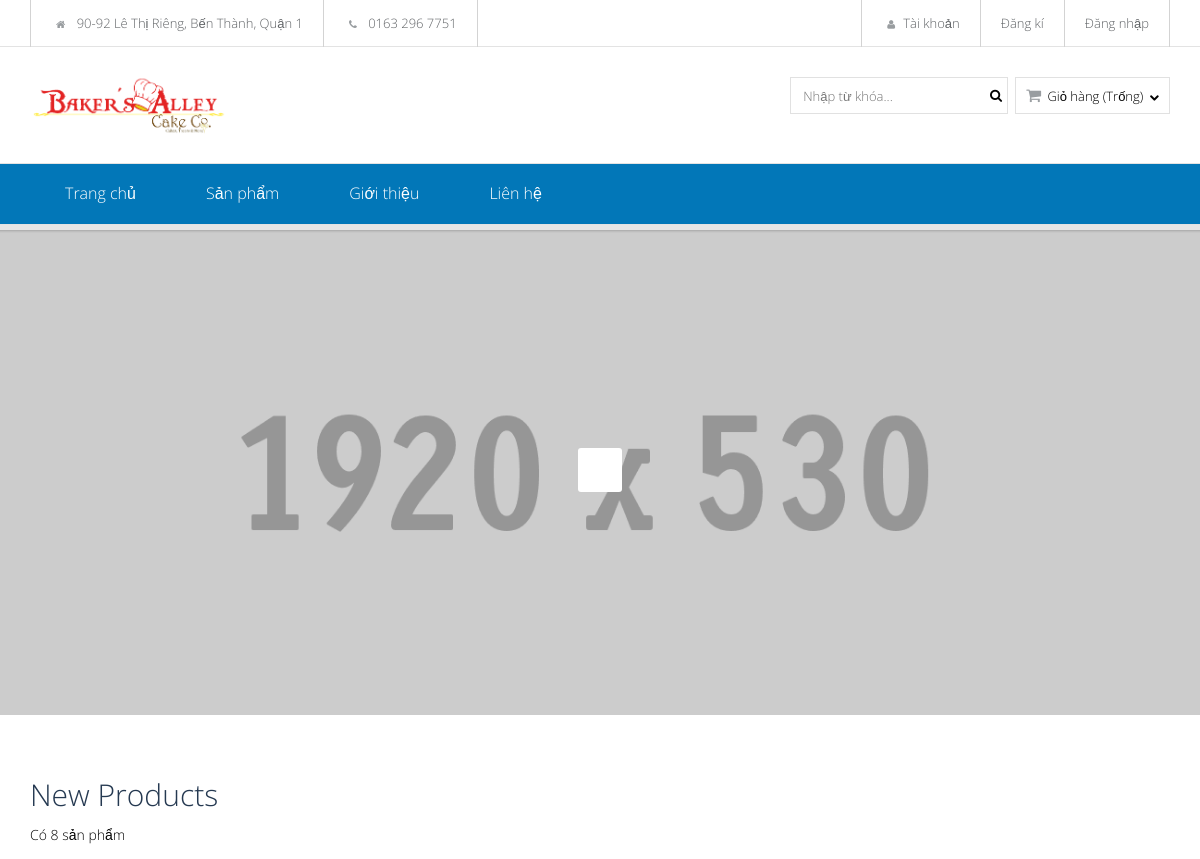
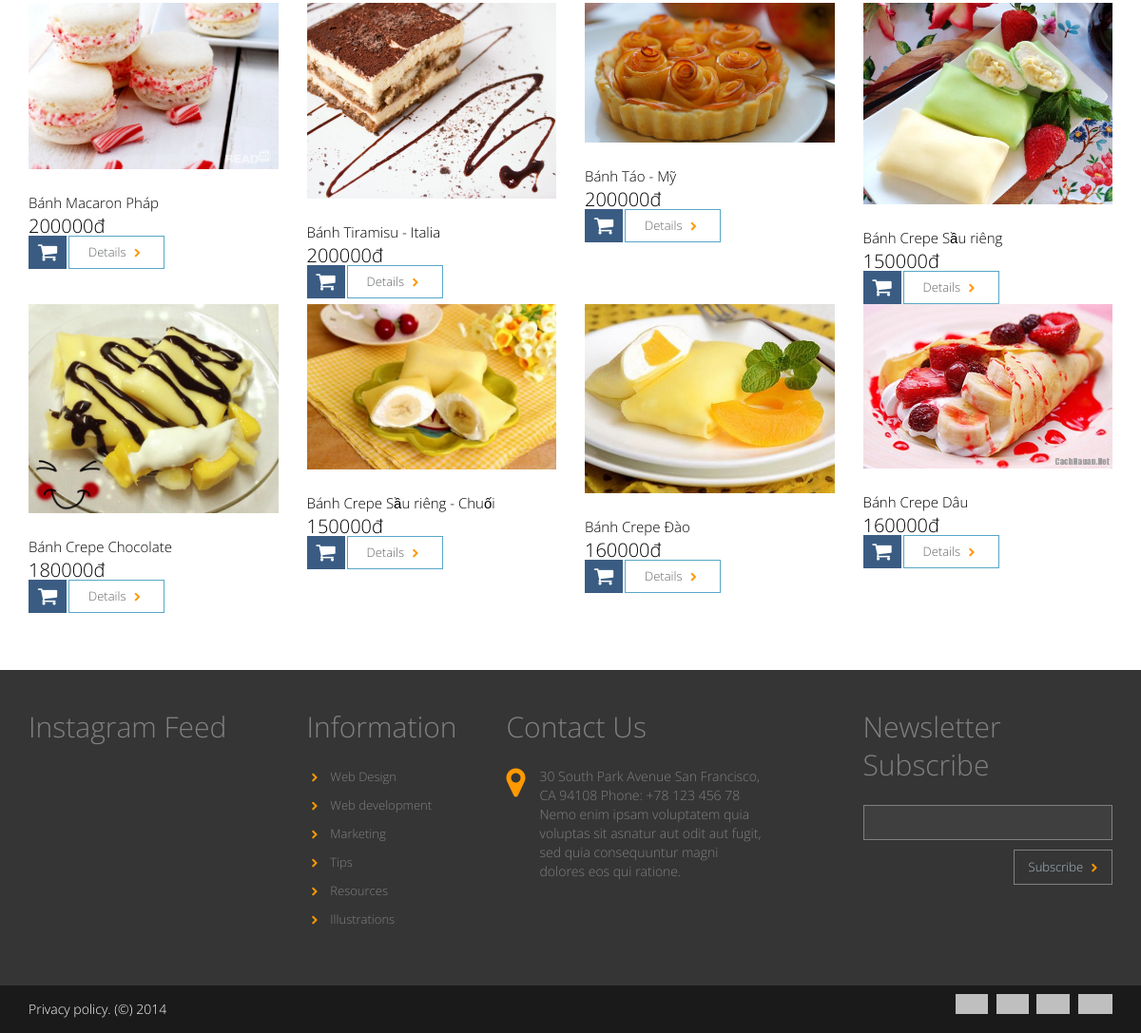
The page / on the database its author committed (2 pictures, top to bottom).
### tables this page shows
CREATE TABLE `products` (
  `id` int(10) UNSIGNED NOT NULL,
  `name` varchar(100) DEFAULT NULL,
  `id_type` int(10) UNSIGNED DEFAULT NULL,
  `description` text,
  `unit_price` float DEFAULT NULL,
  `promotion_price` float DEFAULT NULL,
  `image` varchar(255) DEFAULT NULL,
  `unit` varchar(255) DEFAULT NULL,
  `new` tinyint(4) DEFAULT '0',
  `created_at` timestamp NULL DEFAULT NULL,
  `updated_at` timestamp NULL DEFAULT NULL
);

### index.php (the view, shortened to what this page needs)
<!DOCTYPE html>
<html lang="en">
<head>
	<link rel="stylesheet" href="http://netdna.bootstrapcdn.com/bootstrap/3.1.0/css/bootstrap.min.css" />
	<link rel="stylesheet" href="assets/dest/css/font-awesome.min.css" />
	<link rel="stylesheet" href="assets/dest/vendors/colorbox/example3/colorbox.css" />
	<link rel="stylesheet" href="assets/dest/rs-plugin/css/settings.css" />
	<link rel="stylesheet" href="assets/dest/rs-plugin/css/responsive.css" />
	<link rel="stylesheet" title="style" href="assets/dest/css/style.css" />
	<link rel="stylesheet" href="assets/dest/css/animate.css" />
	<link rel="stylesheet" title="style" href="assets/dest/css/huong-style.css" />
	<link rel="stylesheet" title="style" href="assets/bootstrap/fonts/.css" />
</head>
<body>
	<div id="header">
		<?php
		include 'subpage/header.php';
		?>
	</div>
	<div class="rev-slider">
		<div class="fullwidthbanner-container">
			<div class="fullwidthbanner">
				<div class="bannercontainer">
					<div class="banner">
						<ul>
							<li data-transition="boxfade" data-slotamount="20"
								class="active-revslide current-sr-slide-visible"
								style="width: 100%; height: 100%; overflow: hidden; visibility: inherit; opacity: 1; z-index: 20;">
								<div class="slotholder" style="width:100%;height:100%;" data-duration="undefined"
									data-zoomstart="undefined" data-zoomend="undefined" data-rotationstart="undefined"
									data-rotationend="undefined" data-ease="undefined" data-bgpositionend="undefined"
									data-bgposition="undefined" data-kenburns="undefined" data-easeme="undefined"
									data-bgfit="undefined" data-bgfitend="undefined" data-owidth="undefined"
									data-oheight="undefined">
								</div>
							</li>
						</ul>
					</div>
				</div>
				<div class="tp-bannertimer"></div>
			</div>
		</div>
	</div>
		<?php
			$conn = connect();
			mysqli_set_charset($conn, 'utf8');
			$sql = "SELECT * FROM products ORDER BY created_at desc LIMIT 8";
			$result = mysqli_query($conn, $sql);
			$num_row = mysqli_num_rows($result)
		?>
	<div class="container">
		<div id="content" class="space-top-none">
			<div class="main-content">
				<div class="space60">&nbsp;</div>
				<div class="row">
					<div class="col-sm-12">
						<div class="beta-products-list">
							<h4>New Products</h4>
							<div class="beta-products-details">
								<p class="pull-left">Có <?php echo "$num_row" ?> sản phẩm</p>
								<div class="clearfix"></div>
							</div>
							<div class="row">
							<?php
							while ($row = mysqli_fetch_assoc($result)) {
							?>
								<div class="col-sm-3">
									<div class="single-item">
										<div class="single-item-header">
											<a href="product.html"><img src="image/product/<?php echo $row['image'] ?>" alt="" /></a>
										</div>
										<div class="single-item-body">
											<p class="single-item-title">
												<?php echo $row['name'] ?>
											</p>
											<p class="single-item-price">
												<span><?php echo $row['unit_price'] ?>đ</span>
											</p>
										</div>
										<div class="single-item-caption">
											<a class="add-to-cart pull-left" href="shopping_cart.html"><i
													class="fa fa-shopping-cart"></i></a>
											<a class="beta-btn primary" href="product.html">Details <i
													class="fa fa-chevron-right"></i></a>
										</div>
									</div>
								</div>
							<?php
								}
							?>
							</div>
						</div>
					</div>
				</div>
			</div>
		</div>
	</div>
	<div id="footer" class="color-div">
		<?php
			include 'subpage/footer.php';
		?>
	</div>
	<div class="copyright">
		<div class="container">
			<p class="pull-left">Privacy policy. (&copy;) 2014</p>
			<p class="pull-right pay-options">
				<a href="#"><img src="assets/dest/images/pay/master.jpg" alt="" /></a>
				<a href="#"><img src="assets/dest/images/pay/pay.jpg" alt="" /></a>
				<a href="#"><img src="assets/dest/images/pay/visa.jpg" alt="" /></a>
				<a href="#"><img src="assets/dest/images/pay/paypal.jpg" alt="" /></a>
			</p>
			<div class="clearfix"></div>
		</div>
	</div>
</body>
</html>

### subpage/header.php (shortened to what this page needs)
<div class="header-top">
	<div class="container">
		<div class="pull-left auto-width-left">
			<ul class="top-menu menu-beta l-inline">
				<li><a href=""><i class="fa fa-home"></i> 90-92 Lê Thị Riêng, Bến Thành, Quận 1</a></li>
				<li><a href=""><i class="fa fa-phone"></i> 0163 296 7751</a></li>
			</ul>
		</div>
		<div class="pull-right auto-width-right">
			<ul class="top-details menu-beta l-inline">
				<li><a href="#"><i class="fa fa-user"></i>Tài khoản</a></li>
				<li><a href="signup.php">Đăng kí</a></li>
				<li><a href="login.php">Đăng nhập</a></li>
			</ul>
		</div>
		<div class="clearfix"></div>
	</div>
</div>
<div class="header-body">
	<div class="container beta-relative">
		<div class="pull-left">
			<a href="index.php" id="logo"><img src="assets/dest/images/logo-cake.png" width="200px" alt=""></a>
		</div>
		<div class="pull-right beta-components space-left ov">
			<div class="space10">&nbsp;</div>
			<div class="beta-comp">
				<form role="search" method="get" id="searchform" action="/">
			        <input type="text" value="" name="s" id="s" placeholder="Nhập từ khóa..." />
			        <button class="fa fa-search" type="submit" id="searchsubmit"></button>
				</form>
			</div>
			<div class="beta-comp">
				<div class="cart">
					<div class="beta-select"><i class="fa fa-shopping-cart"></i> Giỏ hàng (Trống) <i class="fa fa-chevron-down"></i></div>
				</div>
			</div>
		</div>
		<div class="clearfix"></div>
	</div>
</div>
<div class="header-bottom" style="background-color: #0277b8;">
	<div class="container">
		<nav class="main-menu">
			<ul class="l-inline ov">
				<li><a href="index.php">Trang chủ</a></li>
				<li><a href="#">Sản phẩm</a>
				</li>
				<li><a href="about.php">Giới thiệu</a></li>
				<li><a href="contacts.php">Liên hệ</a></li>
			</ul>
			<div class="clearfix"></div>
		</nav>
	</div>
</div>

### subpage/footer.php (shortened to what this page needs)
<div class="container">
<div class="row">
	<div class="col-sm-3">
		<div class="widget">
			<h4 class="widget-title">Instagram Feed</h4>
		</div>
	</div>
	<div class="col-sm-2">
		<div class="widget">
			<h4 class="widget-title">Information</h4>
			<div>
				<ul>
					<li><a href="blog_fullwidth_2col.html"><i class="fa fa-chevron-right"></i> Web Design</a></li>
					<li><a href="blog_fullwidth_2col.html"><i class="fa fa-chevron-right"></i> Web development</a></li>
					<li><a href="blog_fullwidth_2col.html"><i class="fa fa-chevron-right"></i> Marketing</a></li>
					<li><a href="blog_fullwidth_2col.html"><i class="fa fa-chevron-right"></i> Tips</a></li>
					<li><a href="blog_fullwidth_2col.html"><i class="fa fa-chevron-right"></i> Resources</a></li>
					<li><a href="blog_fullwidth_2col.html"><i class="fa fa-chevron-right"></i> Illustrations</a></li>
				</ul>
			</div>
		</div>
	</div>
	<div class="col-sm-4">
	 <div class="col-sm-10">
		<div class="widget">
			<h4 class="widget-title">Contact Us</h4>
			<div>
				<div class="contact-info">
					<i class="fa fa-map-marker"></i>
					<p>30 South Park Avenue San Francisco, CA 94108 Phone: +78 123 456 78</p>
					<p>Nemo enim ipsam voluptatem quia voluptas sit asnatur aut odit aut fugit, sed quia consequuntur magni dolores eos qui ratione.</p>
				</div>
			</div>
		</div>
	  </div>
	</div>
	<div class="col-sm-3">
		<div class="widget">
			<h4 class="widget-title">Newsletter Subscribe</h4>
			<form action="#" method="post">
				<input type="email" name="your_email">
				<button class="pull-right" type="submit">Subscribe <i class="fa fa-chevron-right"></i></button>
			</form>
		</div>
	</div>
</div>
</div>

### assets/dest/css/huong-style.css (style rules this page uses)
.main-menu>ul.l-inline> li> a { color: #fff; padding: 10px 35px }

### rows shown on the page
products: image (picture), name "Bánh Macaron Pháp", unit_price "200000"
products: image (picture), name "Bánh Tiramisu - Italia", unit_price "200000"
products: image (picture), name "Bánh Táo - Mỹ", unit_price "200000"
products: image (picture), name "Bánh Crepe Sầu riêng", unit_price "150000"
products: image (picture), name "Bánh Crepe Chocolate", unit_price "180000"
products: image (picture), name "Bánh Crepe Sầu riêng - Chuối", unit_price "150000"
products: image (picture), name "Bánh Crepe Đào", unit_price "160000"
products: image (picture), name "Bánh Crepe Dâu", unit_price "160000"

### other values the page prints
$num_row "8"
